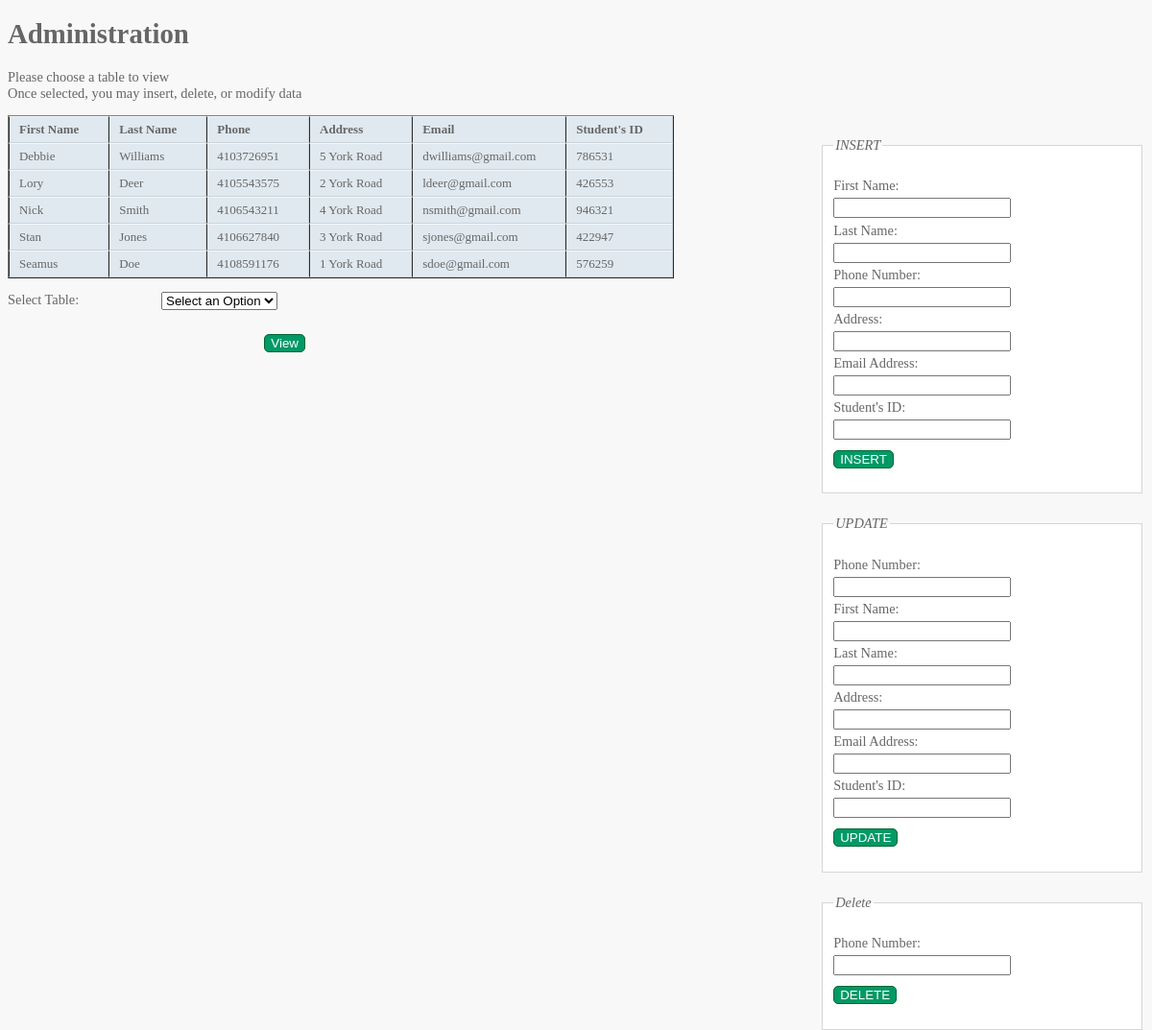
The app's page /parents_list.php with its own data.
### tables this page shows
CREATE TABLE IF NOT EXISTS PARENT
(	Fname		VARCHAR(15)			NOT NULL,
    Lname		VARCHAR(15)			NOT NULL,
	Phone		VARCHAR(12)			NOT NULL,
    Address		VARCHAR(30)			NOT NULL,
    Email		VARCHAR(25)			NOT NULL,
	studentID	CHAR(7),
    PRIMARY KEY (Phone),
    FOREIGN KEY (studentID) REFERENCES STUDENT(studentID));

### parents_list.php (the view, shortened to what this page needs)
<!DOCTYPE html>
<html>
	<head>
  	<link href="pagestyle.css" type="text/css" rel="stylesheet" />
	</head>
	<body>
		<h1>Administration</h1>
		<p>Please choose a table to view<br /> Once selected, you may insert, delete, or modify data</p>
		<div id="controlBox">
			<div id="insert">
        <form action="parents_list.php" method="post">
			<fieldset>
				<legend>INSERT</legend>
				<p>
					<label class="title" for="fname">First Name:</label>
					<input type="text" name="fname" id="fname" required="required"><br />
					<label class="title" for="lname">Last Name:</label>
					<input type="text" name="lname" id="lname" required="required"><br />
					<label class="title" for="phone">Phone Number:</label>
					<input type="text" name="phone" id="phone" required="required"><br />
					<label class="title" for="address">Address:</label>
					<input type="text" name="address" id="address" required="required"><br />
          <label class="title" for="email">Email Address:</label>
					<input type="text" name="email" id="email" required="required"><br />
					<label class="title" for="studentID">Student's ID:</label>
					<input type="text" name="studentID" id="studentID" required="required"><br />
					<input type="submit" name="add" value="INSERT" />
        </form>
				</div>
					<div id="update">
            <form action="parents_list.php" method="post">
					<fieldset>
						<legend>UPDATE</legend>
						<p>
              <label class="title" for="phone">Phone Number:</label>
    					<input type="text" name="phone" id="phone" required="required"><br />
              <label class="title" for="fname">First Name:</label>
    					<input type="text" name="fname" id="fname" required="required"><br />
    					<label class="title" for="lname">Last Name:</label>
    					<input type="text" name="lname" id="lname" required="required"><br />
    					<label class="title" for="address">Address:</label>
    					<input type="text" name="address" id="address" required="required"><br />
              <label class="title" for="email">Email Address:</label>
    					<input type="text" name="email" id="email" required="required"><br />
    					<label class="title" for="studentID">Student's ID:</label>
    					<input type="text" name="studentID" id="studentID" required="required"><br />
							<input type="submit" name="edit" value="UPDATE" />
            </form>
						</div>
						<div id="delete">
              <form action="parents_list.php" method="post">
						<fieldset>
							<legend>Delete</legend>
							<p><label class="title" for="phone">Phone Number:</label>
								<input type="text" name="phone" id="phone" required="required"><br />
								<input type="submit" name = "delete" value="DELETE" />
              </form>
							</div>
		</div>
    <div id="main">
     <table border=1>
       <tr>
       <th>First Name</th>
       <th>Last Name</th>
       <th>Phone</th>
       <th>Address</th>
       <th>Email</th>
			 <th>Student's ID</th>
       </tr>
<?php
include 'db.inc.php';
if (!($connection = @ mysql_connect($hostName, $username,
  $password)))
  showerror();
    $query = "SELECT * FROM parent";
    if (!($result = @ mysql_query ($query, $connection)))
      showerror();
    while ($row = @ mysql_fetch_array($result))
      echo "<tr>
    <td>{$row["Fname"]}</td>
    <td>{$row["Lname"]}</td>
    <td>{$row["Phone"]}</td>
    <td>{$row["Address"]}</td>
    <td>{$row["Email"]}</td>
		<td>{$row["studentID"]}</td>
    </tr>";
  ?>
</table>
<form action="admins_home.php" method="post">
<p><label class="title" for="selectTable"> Select Table:</label>
<select name="selectTable" id="selectTable">
	<option value="" disabled selected>Select an Option</option>
</select></p>
<div class="submit">
 <input type="submit" value="View" />
</div>
</form>
 </div>
 </body>
</html>

### PAUL UPDATED FINAL REPORT FILES/css/pagestyle.css (style rules this page uses)
body { font=family: Arial, Verdana, sans-serif; font-size: 90%; color: #666666; background-color: #f8f8f8; }
table { border-spacing: 0px; }
th, td { padding: 5px 30px 5px 10px; border-spacing: 0px; font-size: 90%; margin: 0px; }
th,td { text-align: left; background-color: #e0e9f0; border-top: 1px solid #f1f8fe; border-bottom: 1px solid #cbd2d8; border-right: 1px solid #cbd2d8; }
td { text-shadow: 1px 1px p1x #ffffff; }
fieldset { width: 310px; margin-top:20px; border: 1px solid #d6d6d6; background-color: #ffffff; line-height: 1.6em; }
legend { font-style: italic; color: #666666; }
input[type="submit"] { border: 1px solid #006633; background-color: #009966; color: #ffffff; border-radius: 5px; padding 5px; margin-top: 10px; }
.title { float: left; width: 160px; clear: left; }
.submit { width: 310px; text-align: right; }
#controlBox { float:right; }

### records on screen
parent: Fname "Debbie", Lname "Williams", Phone "4103726951", Address "5 York Road", Email "dwilliams@gmail.com", studentID "786531"
parent: Fname "Lory", Lname "Deer", Phone "4105543575", Address "2 York Road", Email "ldeer@gmail.com", studentID "426553"
parent: Fname "Nick", Lname "Smith", Phone "4106543211", Address "4 York Road", Email "nsmith@gmail.com", studentID "946321"
parent: Fname "Stan", Lname "Jones", Phone "4106627840", Address "3 York Road", Email "sjones@gmail.com", studentID "422947"
parent: Fname "Seamus", Lname "Doe", Phone "4108591176", Address "1 York Road", Email "sdoe@gmail.com", studentID "576259"
